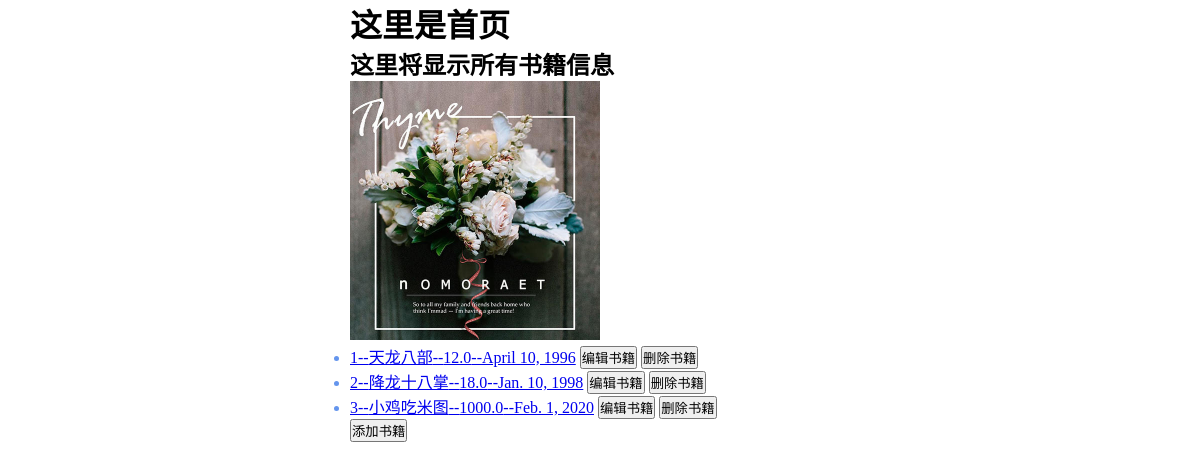
The app's page /, older data.
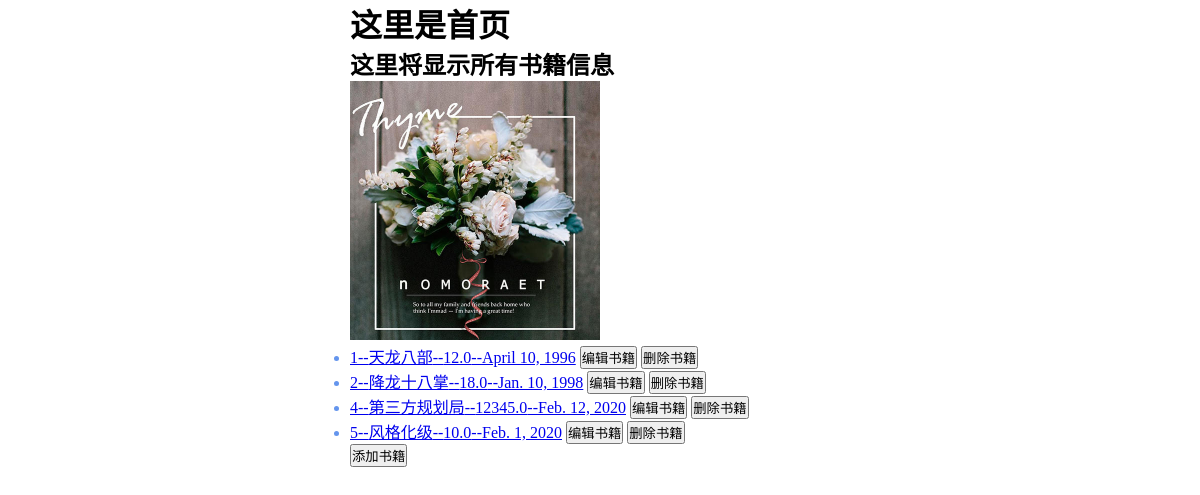
The same page, newer data.
### booktest/models.py (models this page shows)
class Book(models.Model):
    title=models.CharField(max_length=20)
    price=models.FloatField(default=0)
    upd_date = models.DateField(default="2020-2-11")
    author=models.CharField(max_length=20,default="rhy")
    desc=models.CharField(max_length=50,null=True,blank=True,db_column="description")
    def __str__(self):
        return self.title

### booktest/views.py (the view)
# urls.py: url(r'^$', views.index,name='index'),
def index(requset):
    books=Book.objects.all()
    return render(requset,'index.html',{'books':books})

### booktest/templates/index.html (shortened to what this page needs)
<!DOCTYPE html>
<html lang="en">
<head>
    <link rel="stylesheet" href="/static/css/main.css">
</head>
<body>
<h1>这里是首页</h1>
<h2>这里将显示所有书籍信息</h2>
<div class="con">
    <img src="/static/img/photo.jpg" alt="">
    <ul>
        {% for book in books %}
            <li>
                <a href="{% url 'booktest:detail' book.id%}">{{book.id}}--{{book.title}}--{{book.price}}--{{book.upd_date}}</a>
                <a href="{% url 'booktest:editbook' book.id%}"><button>编辑书籍</button></a>
                <a href="{% url 'booktest:deletebook' book.id%}"><button>删除书籍</button></a>
            </li>
        {% endfor %}
    </ul>
    <a href="{% url 'booktest:addbook'%}"><button>添加书籍</button></a>
</div>
</body>
</html>

### booktest/static/css/main.css (style rules this page uses)
* { margin: 0; padding: 0; }
.con { width: 500px; margin: 0 auto; color: cornflowerblue; }
h1 { width: 500px; margin: 0 auto; }
h2 { width: 500px; margin: 0 auto; }
img { width: 250px; }

Row changes from the older to the newer data that the page shows:
removed Book: id "3", title "小鸡吃米图", price "1000.0", upd_date "Feb. 1, 2020"
added Book: id "4", title "第三方规划局", price "12345.0", upd_date "Feb. 12, 2020"
added Book: id "5", title "风格化级", price "10.0", upd_date "Feb. 1, 2020"
